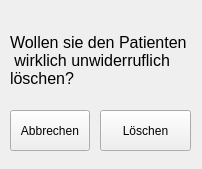
<?xml version="1.0" encoding="UTF-8"?>
<ui version="4.0">
 <class>DeleteDialog</class>
 <widget class="QWidget" name="DeleteDialog">
  <property name="geometry">
   <rect>
    <x>0</x>
    <y>0</y>
    <width>202</width>
    <height>169</height>
   </rect>
  </property>
  <property name="windowTitle">
   <string>Form</string>
  </property>
  <widget class="QLabel" name="messageLabel">
   <property name="geometry">
    <rect>
     <x>10</x>
     <y>20</y>
     <width>181</width>
     <height>81</height>
    </rect>
   </property>
   <property name="font">
    <font>
     <pointsize>12</pointsize>
    </font>
   </property>
   <property name="text">
    <string>Wollen sie den Patienten
 wirklich unwiderruflich 
löschen?</string>
   </property>
  </widget>
  <widget class="QPushButton" name="deleteButton">
   <property name="geometry">
    <rect>
     <x>100</x>
     <y>110</y>
     <width>91</width>
     <height>41</height>
    </rect>
   </property>
   <property name="text">
    <string>Löschen</string>
   </property>
  </widget>
  <widget class="QPushButton" name="cancelButton">
   <property name="geometry">
    <rect>
     <x>10</x>
     <y>110</y>
     <width>80</width>
     <height>41</height>
    </rect>
   </property>
   <property name="text">
    <string>Abbrechen</string>
   </property>
  </widget>
 </widget>
 <resources/>
 <connections/>
</ui>
